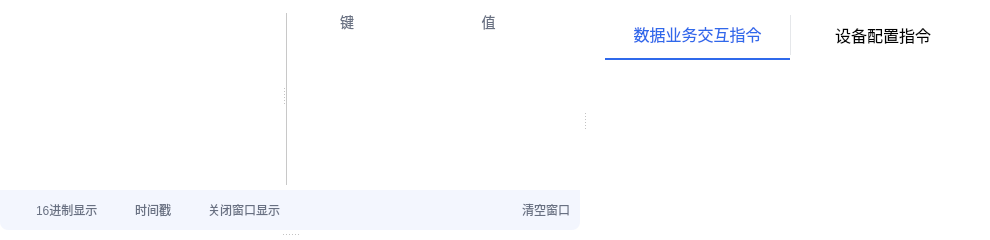
       <widget class="QWidget" name="widget_appWindow" native="true">
        <property name="styleSheet">
         <string notr="true">background-color:rgba(0,0,0,0);</string>
        </property>
        <layout class="QHBoxLayout" name="horizontalLayout_9">
         <property name="spacing">
          <number>0</number>
         </property>
         <property name="leftMargin">
          <number>0</number>
         </property>
         <property name="topMargin">
          <number>0</number>
         </property>
         <property name="rightMargin">
          <number>0</number>
         </property>
         <property name="bottomMargin">
          <number>0</number>
         </property>
         <item>
          <widget class="QSplitter" name="splitter_3">
           <property name="orientation">
            <enum>Qt::Horizontal</enum>
           </property>
           <property name="handleWidth">
            <number>10</number>
           </property>
           <widget class="QSplitter" name="splitter">
            <property name="orientation">
             <enum>Qt::Vertical</enum>
            </property>
            <property name="handleWidth">
             <number>10</number>
            </property>
            <widget class="QWidget" name="widget_ATText" native="true">
             <property name="sizePolicy">
              <sizepolicy hsizetype="Expanding" vsizetype="Expanding">
               <horstretch>0</horstretch>
               <verstretch>0</verstretch>
              </sizepolicy>
             </property>
             <property name="minimumSize">
              <size>
               <width>0</width>
               <height>0</height>
              </size>
             </property>
             <property name="styleSheet">
              <string notr="true">background-color: rgb(255, 255, 255);
border-radius:8px;</string>
             </property>
             <layout class="QGridLayout" name="gridLayout">
              <property name="leftMargin">
               <number>0</number>
              </property>
              <property name="topMargin">
               <number>0</number>
              </property>
              <property name="rightMargin">
               <number>0</number>
              </property>
              <property name="bottomMargin">
               <number>0</number>
              </property>
              <property name="spacing">
               <number>0</number>
              </property>
              <item row="0" column="0">
               <widget class="QSplitter" name="splitter_2">
                <property name="styleSheet">
                 <string notr="true">background-color: rgb(255, 255, 255);
</string>
                </property>
                <property name="orientation">
                 <enum>Qt::Horizontal</enum>
                </property>
                <widget class="QTextEdit" name="textEdit_data">
                 <property name="minimumSize">
                  <size>
                   <width>0</width>
                   <height>0</height>
                  </size>
                 </property>
                 <property name="baseSize">
                  <size>
                   <width>0</width>
                   <height>0</height>
                  </size>
                 </property>
                 <property name="styleSheet">
                  <string notr="true">#textEdit_data{
background-color:transparent;
padding-left:10px;
padding-right:4px;
padding-top:10px;
padding-bottom:10px;
border-top-right-radius:8px;
border-top-left-radius:8px;
}
QScrollBar:vertical{ 
    width:8px;  
    border-style:flat;
    border-radius: 4px;
    border:0px;
     background: rgb(255, 255, 255);
} 
QScrollBar::handle:vertical{ 
    background: rgb(200, 200, 200);
    border-radius: 4px;
    width:8px; 
    min-height:50px; 
    border-style:flat;
}
QScrollBar::handle:vertical::hover{ 
    background: rgb(130, 130, 130);
    border-radius: 4px;
    width:8px; 
}
QScrollBar::handle:vertical::pressed{ 
    background: rgb(130, 130, 130);
    border-radius:4px;
    width:8px; 
}
QScrollBar::sub-page:vertical {
     background: rgb(255, 255, 255);
border-style:flat;
}
QScrollBar::add-page:vertical {
     background: rgb(255, 255, 255);
border-style:flat;
}
QScrollBar::add-line:vertical{
     background: rgb(255, 255, 255);
}
QScrollBar::sub-line:vertical {
     background: rgb(255, 255, 255);
}
QScrollBar:horizontal{ 
    height:8px;  
    border-style:flat;
    border-radius: 4px;
    border:0px;
    background: rgb(255, 255, 255);
} 
QScrollBar::handle:horizontal{ 
    background: rgb(200, 200, 200);
    border-radius: 4px;
    height:8px; 
    min-width:50px; 
    border-style:flat;
}
QScrollBar::handle:horizontal::hover{ 
    background: rgb(130, 130, 130);
    border-radius: 4px;
    height:8px; 
}
QScrollBar::handle:horizontal::pressed{ 
    background: rgb(130, 130, 130);
    border-radius:4px;
    height:8px; 
}
QScrollBar::sub-page:horizontal {
     background: rgb(255, 255, 255);
    border-style:flat;
}
QScrollBar::add-page:horizontal {
     background: rgb(255, 255, 255);
    border-style:flat;
}
QScrollBar::sub-line:horizontal {
     background: rgb(255, 255, 255);
}
QScrollBar::add-line:horizontal{
     background: rgb(255, 255, 255);
}</string>
                 </property>
                 <property name="readOnly">
                  <bool>true</bool>
                 </property>
                 <property name="markdown">
                  <string notr="true"/>
                 </property>
                 <property name="html">
                  <string notr="true">&lt;!DOCTYPE HTML PUBLIC &quot;-//W3C//DTD HTML 4.0//EN&quot; &quot;http://www.w3.org/TR/REC-html40/strict.dtd&quot;&gt;
&lt;html&gt;&lt;head&gt;&lt;meta name=&quot;qrichtext&quot; content=&quot;1&quot; /&gt;&lt;style type=&quot;text/css&quot;&gt;
p, li { white-space: pre-wrap; }
&lt;/style&gt;&lt;/head&gt;&lt;body style=&quot; font-family:'SimSun'; font-size:9pt; font-weight:400; font-style:normal;&quot;&gt;
&lt;p style=&quot;-qt-paragraph-type:empty; margin-top:0px; margin-bottom:0px; margin-left:0px; margin-right:0px; -qt-block-indent:0; text-indent:0px;&quot;&gt;&lt;br /&gt;&lt;/p&gt;&lt;/body&gt;&lt;/html&gt;</string>
                 </property>
                </widget>
                <widget class="QWidget" name="layoutWidget">
                 <layout class="QHBoxLayout" name="horizontalLayout_2">
                  <property name="spacing">
                   <number>10</number>
                  </property>
                  <property name="topMargin">
                   <number>8</number>
                  </property>
                  <item>
                   <layout class="QVBoxLayout" name="verticalLayout">
                    <property name="spacing">
                     <number>0</number>
                    </property>
                    <item>
                     <widget class="Line" name="line_3">
                      <property name="minimumSize">
                       <size>
                        <width>0</width>
                        <height>5</height>
                       </size>
                      </property>
                      <property name="maximumSize">
                       <size>
                        <width>0</width>
                        <height>5</height>
                       </size>
                      </property>
                      <property name="orientation">
                       <enum>Qt::Vertical</enum>
                      </property>
                     </widget>
                    </item>
                    <item>
                     <widget class="Line" name="line">
                      <property name="minimumSize">
                       <size>
                        <width>1</width>
                        <height>5</height>
                       </size>
                      </property>
                      <property name="maximumSize">
                       <size>
                        <width>1</width>
                        <height>16777215</height>
                       </size>
                      </property>
                      <property name="styleSheet">
                       <string notr="true">background-color: rgb(200, 200, 200);</string>
                      </property>
                      <property name="orientation">
                       <enum>Qt::Vertical</enum>
                      </property>
                     </widget>
                    </item>
                    <item>
                     <widget class="Line" name="line_2">
                      <property name="minimumSize">
                       <size>
                        <width>0</width>
                        <height>5</height>
                       </size>
                      </property>
                      <property name="maximumSize">
                       <size>
                        <width>0</width>
                        <height>5</height>
                       </size>
                      </property>
                      <property name="orientation">
                       <enum>Qt::Vertical</enum>
                      </property>
                     </widget>
                    </item>
                   </layout>
                  </item>
                  <item>
                   <widget class="QTableWidget" name="tableWidget_dataAnalysis">
                    <property name="minimumSize">
                     <size>
                      <width>0</width>
                      <height>0</height>
                     </size>
                    </property>
                    <property name="baseSize">
                     <size>
                      <width>0</width>
                      <height>0</height>
                     </size>
                    </property>
                    <property name="autoFillBackground">
                     <bool>true</bool>
                    </property>
                    <property name="styleSheet">
                     <string notr="true">QHeaderView::section, QTableCornerButton::section {
	color: rgb(104, 112, 130);
	font-size:14px;
	background: transparent; 
	padding: 1px;border: none;
}
QTableWidget{
	color: rgb(104, 112, 130);
	font-size:14px;
	border-top-right-radius:8px;
	border-top-left-radius:8px;
}
QScrollBar:vertical{ 
    width:8px;  
    border-style:flat;
    border-radius: 4px;
    border:0px;
     background: rgb(255, 255, 255);
} 
QScrollBar::handle:vertical{ 
    background: rgb(200, 200, 200);
    border-radius: 4px;
    width:8px; 
    min-height:50px; 
    border-style:flat;
}
QScrollBar::handle:vertical::hover{ 
    background: rgb(130, 130, 130);
    border-radius: 4px;
    width:8px; 
}
QScrollBar::handle:vertical::pressed{ 
    background: rgb(130, 130, 130);
    border-radius:4px;
    width:8px; 
}
QScrollBar::sub-page:vertical {
     background: rgb(255, 255, 255);
border-style:flat;
}
QScrollBar::add-page:vertical {
     background: rgb(255, 255, 255);
border-style:flat;
}
QScrollBar::add-line:vertical{
     background: rgb(255, 255, 255);
}
QScrollBar::sub-line:vertical {
     background: rgb(255, 255, 255);
}
QScrollBar:horizontal{ 
    height:8px;  
    border-style:flat;
    border-radius: 4px;
    border:0px;
    background: rgb(255, 255, 255);
} 
QScrollBar::handle:horizontal{ 
    background: rgb(200, 200, 200);
    border-radius: 4px;
    height:8px; 
    min-width:50px; 
    border-style:flat;
}
QScrollBar::handle:horizontal::hover{ 
    background: rgb(130, 130, 130);
    border-radius: 4px;
    height:8px; 
}
QScrollBar::handle:horizontal::pressed{ 
    background: rgb(130, 130, 130);
    border-radius:4px;
    height:8px; 
}
QScrollBar::sub-page:horizontal {
     background: rgb(255, 255, 255);
    border-style:flat;
}
QScrollBar::add-page:horizontal {
     background: rgb(255, 255, 255);
    border-style:flat;
}
QScrollBar::sub-line:horizontal {
     background: rgb(255, 255, 255);
}
QScrollBar::add-line:horizontal{
     background: rgb(255, 255, 255);
}</string>
                    </property>
                    <attribute name="horizontalHeaderStretchLastSection">
                     <bool>true</bool>
                    </attribute>
                    <column>
                     <property name="text">
                      <string>键</string>
                     </property>
                    </column>
                    <column>
                     <property name="text">
                      <string>值</string>
                     </property>
                    </column>
                   </widget>
                  </item>
                 </layout>
                </widget>
               </widget>
              </item>
              <item row="1" column="0">
               <widget class="QWidget" name="widget_2" native="true">
                <property name="minimumSize">
                 <size>
                  <width>0</width>
                  <height>40</height>
                 </size>
                </property>
                <property name="maximumSize">
                 <size>
                  <width>16777215</width>
                  <height>40</height>
                 </size>
                </property>
                <property name="styleSheet">
                 <string notr="true">background-color: rgba(47, 105, 235, 0.06);

border-bottom-right-radius:8px;
border-bottom-left-radius:8px;
border-top-right-radius:0px;
border-top-left-radius:0px;</string>
                </property>
                <layout class="QHBoxLayout" name="horizontalLayout_7">
                 <property name="spacing">
                  <number>0</number>
                 </property>
                 <property name="leftMargin">
                  <number>0</number>
                 </property>
                 <property name="topMargin">
                  <number>0</number>
                 </property>
                 <property name="rightMargin">
                  <number>0</number>
                 </property>
                 <property name="bottomMargin">
                  <number>0</number>
                 </property>
                 <item>
                  <widget class="QCheckBox" name="checkBox_getHexData">
                   <property name="sizePolicy">
                    <sizepolicy hsizetype="Minimum" vsizetype="Fixed">
                     <horstretch>0</horstretch>
                     <verstretch>0</verstretch>
                    </sizepolicy>
                   </property>
                   <property name="minimumSize">
                    <size>
                     <width>0</width>
                     <height>0</height>
                    </size>
                   </property>
                   <property name="styleSheet">
                    <string notr="true">QCheckBox::indicator{
    width: 30px;
    height: 23px;
}

QCheckBox::indicator:unchecked{
    image:url(:/png/checkBox0.png);
}

QCheckBox::indicator:checked{
    image:url(:/png/checkBox1.png);
}
QCheckBox{background-color:transparent;color: rgb(104, 112, 130);}
</string>
                   </property>
                   <property name="text">
                    <string>16进制显示</string>
                   </property>
                   <property name="checked">
                    <bool>false</bool>
                   </property>
                   <property name="tristate">
                    <bool>false</bool>
                   </property>
                  </widget>
                 </item>
                 <item>
                  <widget class="QCheckBox" name="checkBox_logTime">
                   <property name="sizePolicy">
                    <sizepolicy hsizetype="Minimum" vsizetype="Fixed">
                     <horstretch>0</horstretch>
                     <verstretch>0</verstretch>
                    </sizepolicy>
                   </property>
                   <property name="minimumSize">
                    <size>
                     <width>0</width>
                     <height>0</height>
                    </size>
                   </property>
                   <property name="styleSheet">
                    <string notr="true">QCheckBox::indicator{
    width: 30px;
    height: 23px;
}

QCheckBox::indicator:unchecked{
    image:url(:/png/checkBox0.png);
}

QCheckBox::indicator:checked{
    image:url(:/png/checkBox1.png);
}
QCheckBox{background-color:transparent;color: rgb(104, 112, 130);}
</string>
                   </property>
                   <property name="text">
                    <string>时间戳</string>
                   </property>
                   <property name="checked">
                    <bool>false</bool>
                   </property>
                   <property name="tristate">
                    <bool>false</bool>
                   </property>
                  </widget>
                 </item>
                 <item>
                  <widget class="QCheckBox" name="checkBox_closeTableInfoShow">
                   <property name="sizePolicy">
                    <sizepolicy hsizetype="Minimum" vsizetype="Fixed">
                     <horstretch>0</horstretch>
                     <verstretch>0</verstretch>
                    </sizepolicy>
                   </property>
                   <property name="styleSheet">
                    <string notr="true">QCheckBox::indicator{
    width: 30px;
    height: 23px;
}

QCheckBox::indicator:unchecked{
    image:url(:/png/checkBox0.png);
}

QCheckBox::indicator:checked{
    image:url(:/png/checkBox1.png);
}
QCheckBox{background-color:transparent;color: rgb(104, 112, 130);}
</string>
                   </property>
                   <property name="text">
                    <string>关闭窗口显示</string>
                   </property>
                   <property name="checked">
                    <bool>false</bool>
                   </property>
                   <property name="tristate">
                    <bool>false</bool>
                   </property>
                  </widget>
                 </item>
                 <item>
                  <spacer name="horizontalSpacer">
                   <property name="orientation">
                    <enum>Qt::Horizontal</enum>
                   </property>
                   <property name="sizeHint" stdset="0">
                    <size>
                     <width>376</width>
                     <height>19</height>
                    </size>
                   </property>
                  </spacer>
                 </item>
                 <item>
                  <widget class="QPushButton" name="pushButton_logClear">
                   <property name="minimumSize">
                    <size>
                     <width>0</width>
                     <height>40</height>
                    </size>
                   </property>
                   <property name="styleSheet">
                    <string notr="true">QPushButton::menu-indicator{image:none}
QPushButton:hover{
background-color: rgba(47, 105, 235, 0.08);
border:none;color:rgb(0, 0, 0);
}
QPushButton {
	color: rgb(104, 112, 130);
    text-align: right;
    background-position: left;
    background-image: url(:/png/clear.png);
    background-repeat: no-repeat;
    background-origin:content;
	border-radius:5px;
	padding-left:10px;
	padding-right:10px;
	background-color:transparent;
}
QPushButton:pressed{
	background-color: rgba(47, 105, 235, 0.08);
	border:none;color:rgb(0, 0, 0);
}</string>
                   </property>
                   <property name="text">
                    <string>   清空窗口</string>
                   </property>
                  </widget>
                 </item>
                </layout>
               </widget>
              </item>
             </layout>
            </widget>
            <widget class="QStackedWidget" name="tabWidget">
             <property name="styleSheet">
              <string notr="true">QTabWidget:pane {
border-top:0px solid #e8f3f9;
background:  transparent; 
}</string>
             </property>
             <widget class="QWidget" name="tab_debug"/>
             <widget class="QWidget" name="tab_ota"/>
             <widget class="QWidget" name="tab_info"/>
             <widget class="QWidget" name="tab_lan"/>
             <widget class="QWidget" name="tab_sub"/>
            </widget>
           </widget>
           <widget class="QWidget" name="widget_command" native="true">
            <property name="sizePolicy">
             <sizepolicy hsizetype="Expanding" vsizetype="Expanding">
              <horstretch>3</horstretch>
              <verstretch>0</verstretch>
             </sizepolicy>
            </property>
            <property name="minimumSize">
             <size>
              <width>400</width>
              <height>0</height>
             </size>
            </property>
            <property name="baseSize">
             <size>
              <width>450</width>
              <height>0</height>
             </size>
            </property>
            <property name="styleSheet">
             <string notr="true">background-color: rgb(255, 255, 255);
border-radius:8px;</string>
            </property>
            <layout class="QGridLayout" name="gridLayout_4">
             <property name="leftMargin">
              <number>15</number>
             </property>
             <property name="topMargin">
              <number>10</number>
             </property>
             <property name="rightMargin">
              <number>15</number>
             </property>
             <property name="bottomMargin">
              <number>10</number>
             </property>
             <item row="1" column="0">
              <widget class="QStackedWidget" name="stackedWidget">
               <property name="styleSheet">
                <string notr="true">QScrollBar:vertical{ 
    width:8px;  
    border-style:flat;
    border-radius: 4px;
    border:0px;
     background: rgb(255, 255, 255);
} 
QScrollBar::handle:vertical{ 
    background: rgb(200, 200, 200);
    border-radius: 4px;
    width:8px; 
    min-height:50px; 
    border-style:flat;
}
QScrollBar::handle:vertical::hover{ 
    background: rgb(130, 130, 130);
    border-radius: 4px;
    width:8px; 
}
QScrollBar::handle:vertical::pressed{ 
    background: rgb(130, 130, 130);
    border-radius:4px;
    width:8px; 
}
QScrollBar::sub-page:vertical {
     background: rgb(255, 255, 255);
border-style:flat;
}
QScrollBar::add-page:vertical {
     background: rgb(255, 255, 255);
border-style:flat;
}
QScrollBar::add-line:vertical{
     background: rgb(255, 255, 255);
}
QScrollBar::sub-line:vertical {
     background: rgb(255, 255, 255);
}
QScrollBar:horizontal{ 
    height:8px;  
    border-style:flat;
    border-radius: 4px;
    border:0px;
    background: rgb(255, 255, 255);
} 
QScrollBar::handle:horizontal{ 
    background: rgb(200, 200, 200);
    border-radius: 4px;
    height:8px; 
    min-width:50px; 
    border-style:flat;
}
QScrollBar::handle:horizontal::hover{ 
    background: rgb(130, 130, 130);
    border-radius: 4px;
    height:8px; 
}
QScrollBar::handle:horizontal::pressed{ 
    background: rgb(130, 130, 130);
    border-radius:4px;
    height:8px; 
}
QScrollBar::sub-page:horizontal {
     background: rgb(255, 255, 255);
    border-style:flat;
}
QScrollBar::add-page:horizontal {
     background: rgb(255, 255, 255);
    border-style:flat;
}
QScrollBar::sub-line:horizontal {
     background: rgb(255, 255, 255);
}
QScrollBar::add-line:horizontal{
     background: rgb(255, 255, 255);
}</string>
               </property>
               <property name="currentIndex">
                <number>1</number>
               </property>
               <widget class="QWidget" name="page_ATCmd"/>
               <widget class="QWidget" name="page_serviceCmd">
                <layout class="QGridLayout" name="gridLayout_5">
                 <property name="leftMargin">
                  <number>0</number>
                 </property>
                 <property name="topMargin">
                  <number>0</number>
                 </property>
                 <property name="rightMargin">
                  <number>0</number>
                 </property>
                 <property name="bottomMargin">
                  <number>0</number>
                 </property>
                 <item row="0" column="0">
                  <widget class="QScrollArea" name="scrollArea">
                   <property name="widgetResizable">
                    <bool>true</bool>
                   </property>
                   <widget class="QWidget" name="scrollAreaWidgetContents">
                    <property name="geometry">
                     <rect>
                      <x>0</x>
                      <y>0</y>
                      <width>370</width>
                      <height>487</height>
                     </rect>
                    </property>
                   </widget>
                  </widget>
                 </item>
                </layout>
               </widget>
              </widget>
             </item>
             <item row="0" column="0">
              <layout class="QHBoxLayout" name="horizontalLayout_8">
               <property name="spacing">
                <number>0</number>
               </property>
               <property name="leftMargin">
                <number>0</number>
               </property>
               <property name="rightMargin">
                <number>0</number>
               </property>
               <item>
                <widget class="QPushButton" name="pushButton_serviceCommand">
                 <property name="minimumSize">
                  <size>
                   <width>0</width>
                   <height>50</height>
                  </size>
                 </property>
                 <property name="maximumSize">
                  <size>
                   <width>16777215</width>
                   <height>50</height>
                  </size>
                 </property>
                 <property name="styleSheet">
                  <string notr="true">#pushButton_serviceCommand{
font-size:16px;
}
QPushButton:pressed{
color: rgb(0, 0, 0);
font-size:16px;
border-radius:0px;
}
QPushButton:checked
{
color: rgb(47, 105, 235);
font-size:16px;
border-radius:0px;
border-bottom-style:solid;
border-bottom-width:2px;
}</string>
                 </property>
                 <property name="text">
                  <string>数据业务交互指令</string>
                 </property>
                 <property name="checkable">
                  <bool>true</bool>
                 </property>
                 <property name="checked">
                  <bool>true</bool>
                 </property>
                 <property name="autoExclusive">
                  <bool>true</bool>
                 </property>
                </widget>
               </item>
               <item>
                <widget class="Line" name="line_7">
                 <property name="minimumSize">
                  <size>
                   <width>1</width>
                   <height>40</height>
                  </size>
                 </property>
                 <property name="maximumSize">
                  <size>
                   <width>1</width>
                   <height>40</height>
                  </size>
                 </property>
                 <property name="styleSheet">
                  <string notr="true">background-color: rgb(229, 231, 234);</string>
                 </property>
                 <property name="orientation">
                  <enum>Qt::Vertical</enum>
                 </property>
                </widget>
               </item>
               <item>
                <widget class="QPushButton" name="pushButton_ATCommand">
                 <property name="minimumSize">
                  <size>
                   <width>0</width>
                   <height>50</height>
                  </size>
                 </property>
                 <property name="maximumSize">
                  <size>
                   <width>16777215</width>
                   <height>50</height>
                  </size>
                 </property>
                 <property name="styleSheet">
                  <string notr="true">#pushButton_ATCommand{
font-size:16px;
}
QPushButton:pressed{
color: rgb(0, 0, 0);
font-size:16px;
border-radius:0px;
}
QPushButton:checked
{
color: rgb(47, 105, 235);
font-size:16px;
border-radius:0px;
border-bottom-style:solid;
border-bottom-width:2px;
}</string>
                 </property>
                 <property name="text">
                  <string>设备配置指令</string>
                 </property>
                 <property name="checkable">
                  <bool>true</bool>
                 </property>
                 <property name="autoExclusive">
                  <bool>true</bool>
                 </property>
                </widget>
               </item>
              </layout>
             </item>
            </layout>
           </widget>
          </widget>
         </item>
        </layout>
       </widget>
